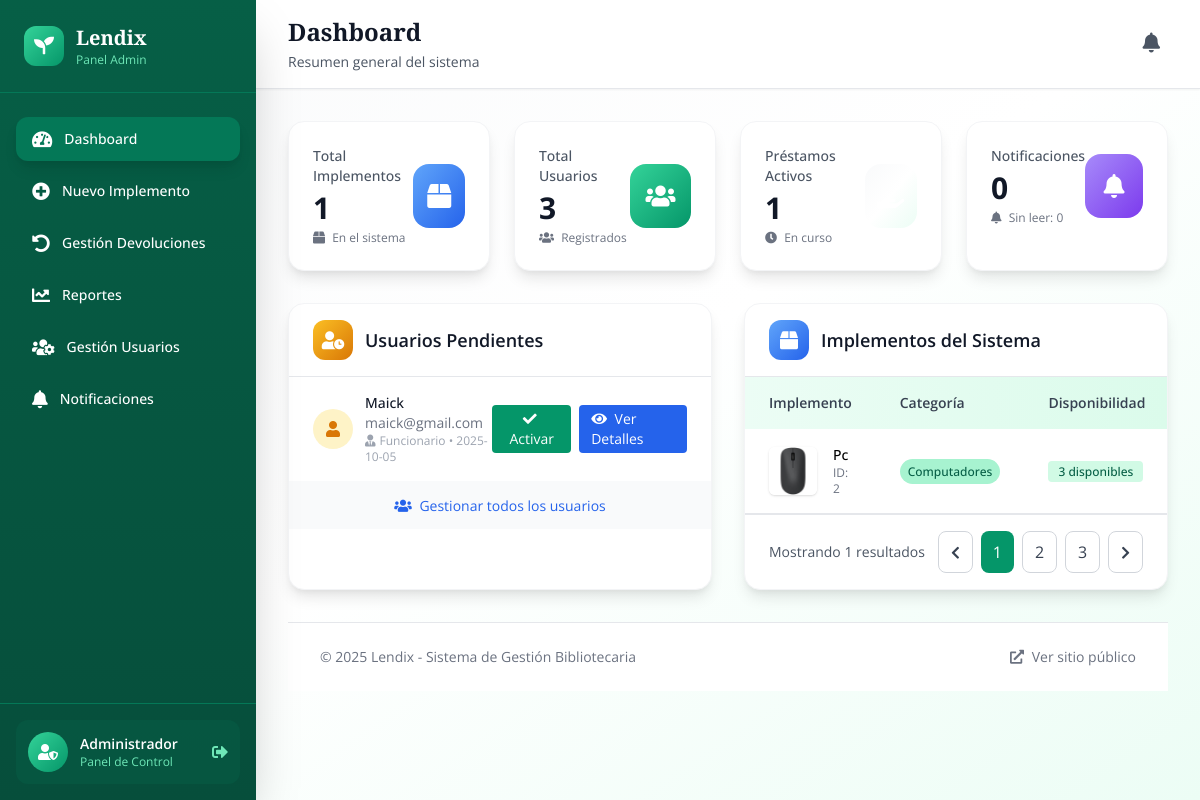
The page /admin/ (signed in) on the database as committed earlier.
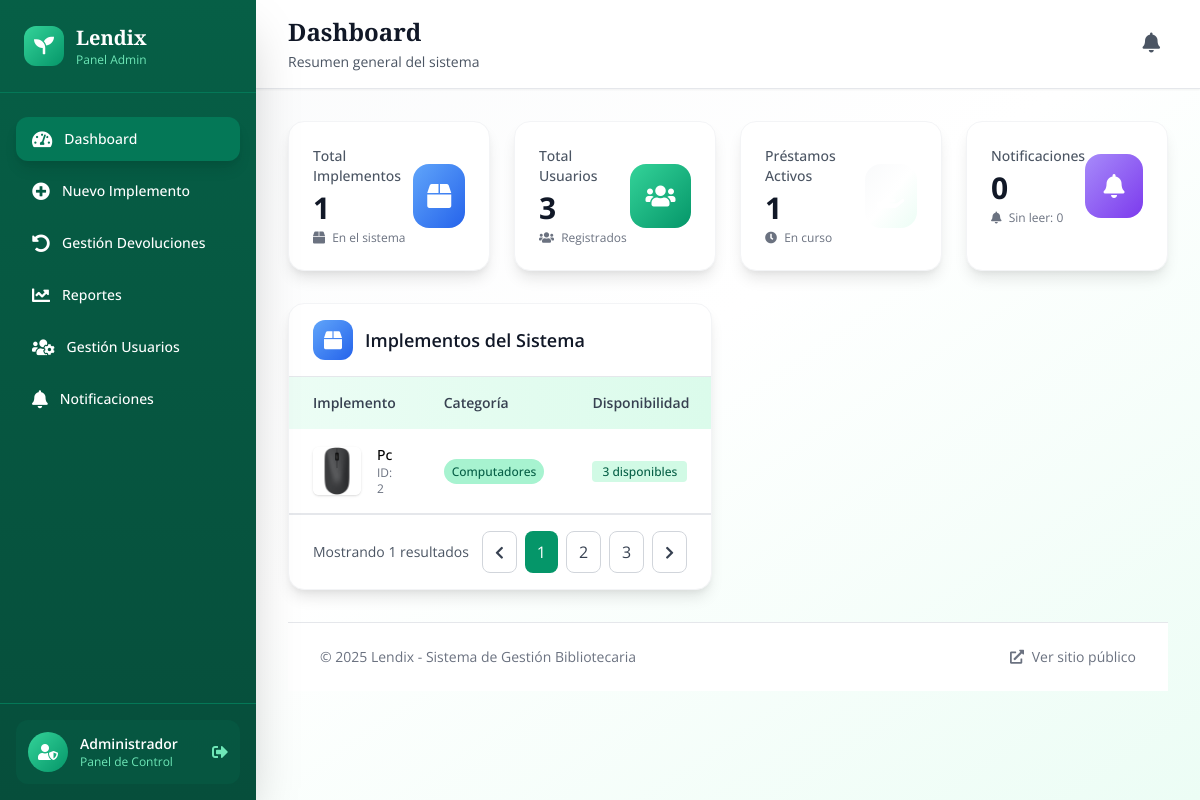
The same page on the database as committed later.
### tables this page shows
CREATE TABLE usuarios (
                id INTEGER PRIMARY KEY AUTOINCREMENT,
                nombre TEXT NOT NULL UNIQUE,
                email TEXT NOT NULL UNIQUE,
                telefono TEXT NOT NULL UNIQUE,
                password TEXT NOT NULL,
                rol TEXT DEFAULT 'funcionario' CHECK(rol IN ('admin', 'instructor', 'funcionario')),
                activo BOOLEAN DEFAULT 0,
                fecha_registro TIMESTAMP DEFAULT CURRENT_TIMESTAMP
            );

CREATE TABLE implementos (
                id INTEGER PRIMARY KEY AUTOINCREMENT,
                implemento TEXT NOT NULL,
                descripcion TEXT NOT NULL,
                disponibilidad INTEGER NOT NULL DEFAULT 0,
                categoria TEXT,
                imagen_url TEXT,
                estado TEXT DEFAULT 'Bueno' CHECK(estado IN ('Bueno', 'Desgaste notable', 'Dañado')),
                fecha_creacion TIMESTAMP DEFAULT CURRENT_TIMESTAMP,
                fecha_actualizacion TIMESTAMP DEFAULT CURRENT_TIMESTAMP
            );

### routes/admin.py (the view)
@admin_bp.route('/')
@admin_bp.route('/')
@login_required
def admin():
    if not is_admin():
        flash('No tienes permisos para acceder a esta página', 'error')
        return redirect('/')
    conn = get_db_connection()
    total_implementos = conn.execute('SELECT COUNT(*) as count FROM implementos').fetchone()['count']
    total_usuarios = conn.execute('SELECT COUNT(*) as count FROM usuarios').fetchone()['count']
    total_prestamos = conn.execute('SELECT COUNT(*) as count FROM prestamos').fetchone()['count']
    prestamos_activos = conn.execute('SELECT COUNT(*) as count FROM prestamos WHERE fecha_devolucion IS NULL').fetchone()['count']
    implementos = conn.execute('SELECT * FROM implementos ORDER BY fecha_creacion DESC LIMIT 5').fetchall()
    notificaciones = conn.execute('''
        SELECT n.*, u.nombre as usuario_nombre
        FROM notificaciones n
        LEFT JOIN usuarios u ON n.fk_usuario = u.id
        WHERE n.leida = 0
        ORDER BY n.fecha_creacion DESC
        LIMIT 10
    ''').fetchall()
    usuarios_pendientes = conn.execute('''
        SELECT id, nombre, email, rol, fecha_registro
        FROM usuarios
        WHERE activo = 0
        ORDER BY fecha_registro DESC
        LIMIT 5
    ''').fetchall()
    conn.close()
    return render_template('admin/panel_administrador.html',
                    total_implementos=total_implementos,
                    total_usuarios=total_usuarios,
                    total_prestamos=total_prestamos,
                    prestamos_activos=prestamos_activos,
                    implementos=implementos,
                    notificaciones=notificaciones,
                    usuarios_pendientes=usuarios_pendientes)

### templates/admin/panel_administrador.html (shortened to what this page needs)
{% extends "admin/base_admin.html" %}
{% block page_title %}Dashboard{% endblock %}
{% block page_subtitle %}Resumen general del sistema{% endblock %}
{% block content %}
<div class="grid grid-cols-1 md:grid-cols-2 lg:grid-cols-4 gap-6 mb-8">
    <div class="card-hover bg-white p-6 rounded-2xl shadow-lg border border-gray-100 animate-fade-in-up">
        <div class="flex items-center justify-between">
            <div>
                <p class="text-sm font-medium text-gray-600 mb-1">Total Implementos</p>
                <p class="text-3xl font-bold text-gray-900">{{ total_implementos }}</p>
                <p class="text-xs text-gray-500 mt-1">
                    <i class="fas fa-box mr-1"></i>
                    En el sistema
                </p>
            </div>
            <div class="w-16 h-16 bg-gradient-to-br from-blue-400 to-blue-600 rounded-2xl flex items-center justify-center">
                <i class="fas fa-box text-white text-2xl"></i>
            </div>
        </div>
    </div>
    <div class="card-hover bg-white p-6 rounded-2xl shadow-lg border border-gray-100 animate-fade-in-up" style="animation-delay: 0.1s">
        <div class="flex items-center justify-between">
            <div>
                <p class="text-sm font-medium text-gray-600 mb-1">Total Usuarios</p>
                <p class="text-3xl font-bold text-gray-900">{{ total_usuarios }}</p>
                <p class="text-xs text-gray-500 mt-1">
                    <i class="fas fa-users mr-1"></i>
                    Registrados
                </p>
            </div>
            <div class="w-16 h-16 bg-gradient-to-br from-green-400 to-green-600 rounded-2xl flex items-center justify-center">
                <i class="fas fa-users text-white text-2xl"></i>
            </div>
        </div>
    </div>
    <div class="card-hover bg-white p-6 rounded-2xl shadow-lg border border-gray-100 animate-fade-in-up" style="animation-delay: 0.2s">
        <div class="flex items-center justify-between">
            <div>
                <p class="text-sm font-medium text-gray-600 mb-1">Préstamos Activos</p>
                <p class="text-3xl font-bold text-gray-900">{{ prestamos_activos }}</p>
                <p class="text-xs text-gray-500 mt-1">
                    <i class="fas fa-clock mr-1"></i>
                    En curso
                </p>
            </div>
            <div class="w-16 h-16 bg-gradient-to-br from-orange-400 to-orange-600 rounded-2xl flex items-center justify-center">
                <i class="fas fa-hand-holding text-white text-2xl"></i>
            </div>
        </div>
    </div>
    <div class="card-hover bg-white p-6 rounded-2xl shadow-lg border border-gray-100 animate-fade-in-up" style="animation-delay: 0.3s">
        <div class="flex items-center justify-between">
            <div>
                <p class="text-sm font-medium text-gray-600 mb-1">Notificaciones</p>
                <p class="text-3xl font-bold text-gray-900">{{ notificaciones|length }}</p>
                <p class="text-xs text-gray-500 mt-1">
                    <i class="fas fa-bell mr-1"></i>
                    {% if notificaciones %}
                        {% set notificaciones_no_leidas = notificaciones|selectattr('leida', 'eq', 0)|list|length %}
                        Sin leer: {{ notificaciones_no_leidas }}
                    {% else %}
                        Sin leer: 0
                    {% endif %}
                </p>
            </div>
            <div class="w-16 h-16 bg-gradient-to-br from-purple-400 to-purple-600 rounded-2xl flex items-center justify-center">
                <i class="fas fa-bell text-white text-2xl"></i>
            </div>
        </div>
    </div>
</div>
<div class="grid grid-cols-1 lg:grid-cols-2 gap-8 mb-8">
    {% if usuarios_pendientes %}
    <div class="card-hover bg-white rounded-2xl shadow-lg border border-gray-100 animate-fade-in-up">
        <div class="px-6 py-4 border-b border-gray-200">
            <h2 class="text-lg font-semibold text-gray-900 flex items-center">
                <div class="w-10 h-10 bg-gradient-to-br from-yellow-400 to-yellow-600 rounded-xl flex items-center justify-center mr-3">
                    <i class="fas fa-user-clock text-white"></i>
                </div>
                Usuarios Pendientes
            </h2>
        </div>
        <div class="divide-y divide-gray-200">
            {% for usuario in usuarios_pendientes %}
            <div class="px-6 py-4 hover:bg-gray-50 transition">
                <div class="flex items-center justify-between">
                    <div class="flex items-center space-x-3">
                        <div class="flex-shrink-0">
                            <div class="w-10 h-10 bg-yellow-100 rounded-full flex items-center justify-center">
                                <i class="fas fa-user text-yellow-600"></i>
                            </div>
                        </div>
                        <div>
                            <p class="text-sm font-medium text-gray-900">{{ usuario.nombre }}</p>
                            <p class="text-sm text-gray-500">{{ usuario.email }}</p>
                            <p class="text-xs text-gray-400">
                                {% if usuario.rol == 'instructor' %}
                                    <i class="fas fa-chalkboard-teacher mr-1"></i>Instructor
                                {% else %}
                                    <i class="fas fa-user-tie mr-1"></i>Funcionario
                                {% endif %}
                                • {{ usuario.fecha_registro[:10] if usuario.fecha_registro else 'Fecha no disponible' }}
                            </p>
                        </div>
                    </div>
                    <div class="flex space-x-2">
                        <button onclick="activarUsuario('{{ usuario.id }}', '{{ usuario.nombre }}')"
                                class="bg-green-600 hover:bg-green-700 text-white px-3 py-1 rounded text-sm transition duration-200">
                            <i class="fas fa-check mr-1"></i>
                            Activar
                        </button>
                        <a href="{{ url_for('admin.gestion_usuarios') }}"
                           class="bg-blue-600 hover:bg-blue-700 text-white px-3 py-1 rounded text-sm transition duration-200">
                            <i class="fas fa-eye mr-1"></i>
                            Ver Detalles
                        </a>
                    </div>
                </div>
            </div>
            {% endfor %}
        </div>
        <div class="px-6 py-3 bg-gray-50 text-center">
            <a href="{{ url_for('admin.gestion_usuarios') }}" class="text-sm text-blue-600 hover:text-blue-800">
                <i class="fas fa-users mr-1"></i>
                Gestionar todos los usuarios
            </a>
        </div>
    </div>
    {% endif %}
<div class="card-hover bg-white rounded-2xl shadow-lg border border-gray-100 overflow-hidden animate-fade-in-up">
    <div class="px-6 py-4 border-b border-gray-200">
        <h2 class="text-lg font-semibold text-gray-900 flex items-center">
            <div class="w-10 h-10 bg-gradient-to-br from-blue-400 to-blue-600 rounded-xl flex items-center justify-center mr-3">
                <i class="fas fa-box text-white"></i>
            </div>
            Implementos del Sistema
        </h2>
    </div>
    <div class="overflow-x-auto">
        <table class="w-full text-sm">
            <thead class="bg-gradient-to-r from-green-50 to-green-100">
                <tr>
                    <th class="px-6 py-4 text-left font-semibold text-gray-700">Implemento</th>
                    <th class="px-6 py-4 text-left font-semibold text-gray-700">Categoría</th>
                    <th class="px-6 py-4 text-left font-semibold text-gray-700">Disponibilidad</th>
                </tr>
            </thead>
        <tbody>
          {% for implemento in implementos %}
          <tr class="border-b hover:bg-green-50 transition">
            <td class="px-6 py-4 flex items-center">
              {% if implemento['imagen_url'] %}
              <img src="{{ url_for('static', filename='uploads/' + implemento['imagen_url']) }}" alt="{{ implemento['implemento'] }}" class="w-12 h-12 rounded-md object-cover mr-4 shadow">
              {% else %}
              <div class="w-12 h-12 rounded-md bg-gray-100 flex items-center justify-center mr-4">
                <i class="fas fa-box text-gray-400"></i>
              </div>
              {% endif %}
              <div>
                <p class="font-medium">{{ implemento['implemento'] }}</p>
                <p class="text-xs text-gray-500">ID: {{ implemento['id'] }}</p>
              </div>
            </td>
            <td class="px-6 py-4">
              <span class="px-2 py-1 bg-green-200 text-green-800 text-xs font-medium rounded-full capitalize">
                {{ implemento['categoria'] }}
              </span>
            </td>
            <td class="px-6 py-4">
              {% if implemento['disponibilidad'] > 0 %}
              <span class="bg-green-100 text-green-800 text-xs font-medium px-2.5 py-0.5 rounded">
                {{ implemento['disponibilidad'] }} disponibles
              </span>
              {% else %}
              <span class="bg-red-100 text-red-800 text-xs font-medium px-2.5 py-0.5 rounded">
                Agotado
              </span>
              {% endif %}
            </td>
          </tr>
          {% endfor %}
        </tbody>
        </table>
    </div>
    {% if implementos %}
    <div class="px-6 py-4 border-t border-gray-200 flex justify-between items-center">
        <p class="text-gray-600 text-sm">Mostrando {{ implementos|length }} resultados</p>
        <div class="flex space-x-2">
            <button class="px-3 py-2 border border-gray-300 rounded-lg bg-white text-gray-700 hover:bg-gray-50 transition-colors">
                <i class="fas fa-chevron-left text-sm"></i>
            </button>
            <button class="px-3 py-2 bg-green-600 text-white rounded-lg">1</button>
            <button class="px-3 py-2 border border-gray-300 rounded-lg bg-white text-gray-700 hover:bg-gray-50 transition-colors">2</button>
            <button class="px-3 py-2 border border-gray-300 rounded-lg bg-white text-gray-700 hover:bg-gray-50 transition-colors">3</button>
            <button class="px-3 py-2 border border-gray-300 rounded-lg bg-white text-gray-700 hover:bg-gray-50 transition-colors">
                <i class="fas fa-chevron-right text-sm"></i>
            </button>
        </div>
    </div>
    {% endif %}
</div>
{% endblock %}

Rows that differ between the two databases and show on the page:
no longer on this page (row edited): usuarios: nombre "Maick", email "maick@gmail.com", rol "funcionario" (drawn), fecha_registro "2025-10-05"
Other text that changed with them:
text no longer shown: "Usuarios Pendientes Gestionar todos los usuarios"
